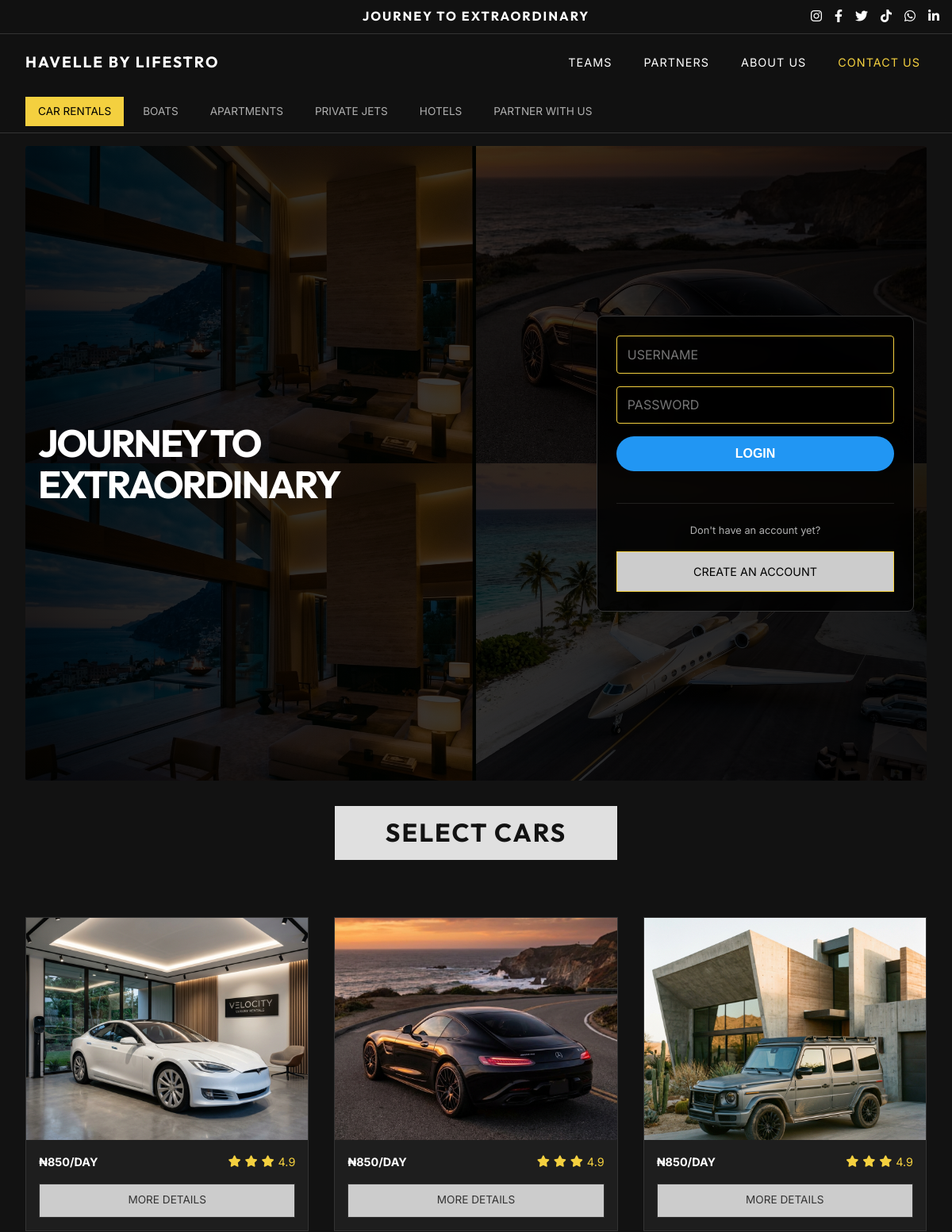
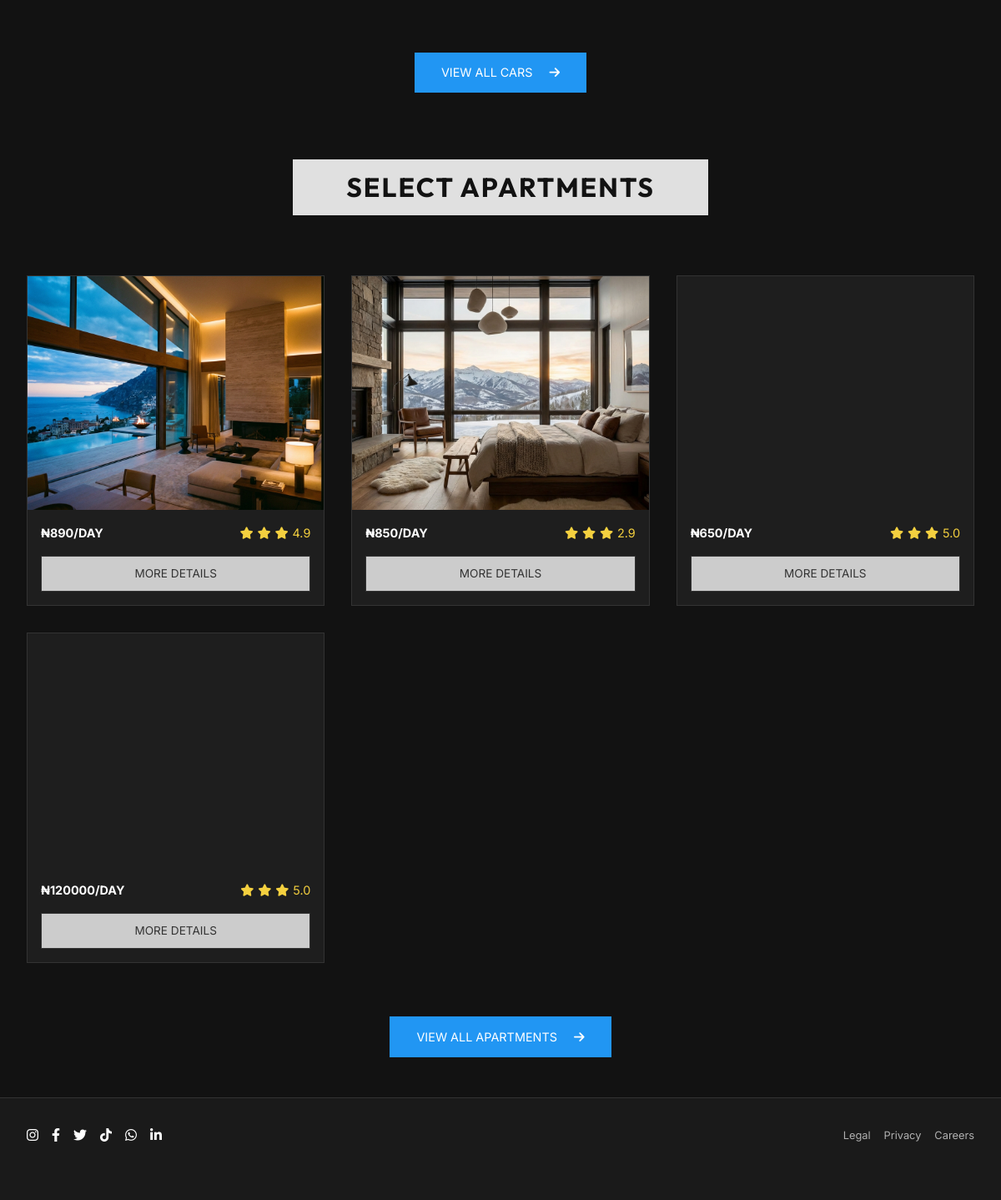
The page / on the database its author committed (2 pictures, top to bottom).
### landing/models.py (models this page shows, shortened)
class RentalItem(models.Model):
    category = models.ForeignKey(Category, on_delete=models.CASCADE, related_name='items')
    name = models.CharField(max_length=200)
    description = models.TextField()
    price_per_day = models.DecimalField(max_digits=10, decimal_places=2)
    rating = models.DecimalField(max_digits=3, decimal_places=1, default=5.0)
    image = models.ImageField(upload_to='rentals/')
    video_url = models.URLField(blank=True, null=True, help_text="Link to YouTube or Vimeo video")
    is_featured = models.BooleanField(default=False)

### landing/views.py (the view)
# urls.py: path('', views.index, name='index'),
def index(request):
    cars = RentalItem.objects.filter(category__slug='cars', is_featured=True)
    apartments = RentalItem.objects.filter(category__slug='apartments', is_featured=True)
    return render(request, 'landing/index.html', {
        'cars': cars,
        'apartments': apartments
    })

### landing/templates/landing/index.html (shortened to what this page needs)
{% load static %}
<!DOCTYPE html>
<html lang="en">
<head>
    <link rel="stylesheet" href="{% static 'landing/css/style.css' %}">
    <link rel="stylesheet" href="https://cdnjs.cloudflare.com/ajax/libs/font-awesome/6.0.0/css/all.min.css">
</head>
<body>
    <header>
        <div class="top-bar">
            <span class="logo">Journey to Extraordinary</span>
            <div class="social-icons">
                <a href="#"><i class="fab fa-instagram"></i></a>
                <a href="#"><i class="fab fa-facebook-f"></i></a>
                <a href="#"><i class="fab fa-twitter"></i></a>
                <a href="#"><i class="fab fa-tiktok"></i></a>
                <a href="#"><i class="fab fa-whatsapp"></i></a>
                <a href="#"><i class="fab fa-linkedin-in"></i></a>
            </div>
        </div>
        <div class="container">
            <nav class="main-nav">
                <div class="logo">HAVELLE BY LIFESTRO</div>
                <ul class="nav-links" id="navLinks">
                    <li><a href="{% url 'team_list' %}">Teams</a></li>
                    <li><a href="{% url 'partners_list' %}">PARTNERS</a></li>
                    <li><a href="{% url 'about_us' %}">About Us</a></li>
                    <li><a href="{% url 'contact_us' %}" style="color: var(--accent-gold);">Contact Us</a></li>
                </ul>
            </nav>
            <div class="sub-nav">
                <a href="{% url 'car_list' %}" style="background: var(--accent-gold); color: #000;">CAR RENTALS</a>
                <a href="{% url 'boat_list' %}">BOATS</a>
                <a href="{% url 'apartment_list' %}">APARTMENTS</a>
                <a href="{% url 'jet_list' %}">PRIVATE JETS</a>
                <a href="{% url 'hotel_list' %}">HOTELS</a>
                <a href="{% url 'partner_with_us' %}">PARTNER WITH US</a>
            </div>
        </div>
    </header>
    {% block content %}
    <main class="container">
        <section class="hero">
            <div class="hero-bg-collage">
                <div class="collage-item item-apartment"></div>
                <div class="collage-item item-car"></div>
                <div class="collage-item item-boat"></div>
                <div class="collage-item item-jet"></div>
            </div>
            <div class="hero-content">
                <div class="hero-text">
                    <h1>Journey to Extraordinary</h1>
                </div>
                <div class="auth-card">
                    {% if user.is_authenticated %}
                    <div style="text-align: center;">
                        <p style="margin-bottom: 1rem;">Logged in as <strong>{{ user.username }}</strong></p>
                        <a href="{% url 'logout' %}" class="btn-fill"
                            style="padding: 0.8rem 2rem; display: inline-block;">LOGOUT</a>
                    </div>
                    {% else %}
                    <form method="POST" action="{% url 'login_register' %}">
                        <input type="text" name="username" placeholder="USERNAME" required>
                        <input type="password" name="password" placeholder="PASSWORD" required>
                        <button type="submit" style="margin-bottom: 1rem;">LOGIN</button>
                        <div
                            style="text-align: center; margin-top: 1.5rem; border-top: 1px solid rgba(255,255,255,0.1); padding-top: 1.5rem;">
                            <p style="font-size: 0.8rem; color: var(--text-secondary); margin-bottom: 1rem;">Don't have
                                an account yet?</p>
                            <a href="{% url 'register' %}" class="btn-outline"
                                style="display: block; width: 100%; text-align: center; padding: 0.8rem; text-decoration: none; border-color: var(--accent-gold); color: black;">
                                CREATE AN ACCOUNT
                            </a>
                        </div>
                    </form>
                    {% endif %}
                </div>
            </div>
        </section>
        <section class="grid-section">
            <div class="section-header">
                <h2>Select Cars</h2>
            </div>
            <div class="items-grid">
                {% for car in cars %}
                <div class="item-card">
                    <div class="item-img"
                        style="background-image: url('{% static 'landing/images/' %}{{ car.name|slugify }}.png');">
                    </div>
                    <div class="item-info">
                        <span class="price">₦{{ car.price_per_day|floatformat:0 }}/DAY</span>
                        <span class="rating"><i class="fas fa-star"></i><i class="fas fa-star"></i><i
                                class="fas fa-star"></i> {{ car.rating }}</span>
                    </div>
                    <div class="item-booking">
                        <a href="{% url 'item_detail' car.id %}" class="btn-outline">MORE DETAILS</a>
                    </div>
                </div>
                {% empty %}
                <div class="item-card">
                    <div class="preview-placeholder">NO CARS AVAILABLE</div>
                </div>
                {% endfor %}
            </div>
            <div class="action-bar">
                {% if user.is_authenticated %}
                <a href="{% url 'car_list' %}" class="btn-fill">
                    VIEW ALL CARS <i class="fas fa-arrow-right" style="margin-left: 1rem;"></i>
                </a>
                {% else %}
                <a href="#" class="btn-fill" onclick="alert('Please log in to view all cars'); return false;">
                    VIEW ALL CARS <i class="fas fa-arrow-right" style="margin-left: 1rem;"></i>
                </a>
                {% endif %}
            </div>
        </section>
        <section class="grid-section">
            <div class="section-header">
                <h2>Select Apartments</h2>
            </div>
            <div class="items-grid">
                {% for apt in apartments %}
                <div class="item-card">
                    <div class="item-img"
                        style="background-image: url('{% static 'landing/images/' %}{{ apt.name|slugify }}.png');">
                    </div>
                    <div class="item-info">
                        <span class="price">₦{{ apt.price_per_day|floatformat:0 }}/DAY</span>
                        <span class="rating"><i class="fas fa-star"></i><i class="fas fa-star"></i><i
                                class="fas fa-star"></i> {{ apt.rating }}</span>
                    </div>
                    <div class="item-booking">
                        <a href="{% url 'item_detail' apt.id %}" class="btn-outline">MORE DETAILS</a>
                    </div>
                </div>
                {% empty %}
                <div class="item-card">
                    <div class="preview-placeholder">NO APARTMENTS AVAILABLE</div>
                </div>
                {% endfor %}
            </div>
            <div class="action-bar">
                <a href="{% if user.is_authenticated %}{% url 'apartment_list' %}{% else %}#{% endif %}"
                    class="btn-fill" {% if not user.is_authenticated %}
                    onclick="alert('Please log in to view all apartments'); return false;" {% endif %}>
                    VIEW ALL APARTMENTS <i class="fas fa-arrow-right" style="margin-left: 1rem;"></i>
                </a>
            </div>
        </section>
    </main>
    {% endblock content %}
    <footer>
        <div class="container">
            <div class="footer-top">
                <div class="social-links">
                    <a href="#"><i class="fab fa-instagram"></i></a>
                    <a href="#"><i class="fab fa-facebook-f"></i></a>
                    <a href="#"><i class="fab fa-twitter"></i></a>
                    <a href="#"><i class="fab fa-tiktok"></i></a>
                    <a href="#"><i class="fab fa-whatsapp"></i></a>
                    <a href="#"><i class="fab fa-linkedin-in"></i></a>
                </div>
                <div class="footer-nav">
                    <a href="#">Legal</a>
                    <a href="#">Privacy</a>
                    <a href="#">Careers</a>
                </div>
            </div>
        </div>
    </footer>
</body>
</html>

### rows shown on the page
RentalItem: shows a picture, price_per_day "850", rating "4.9"
RentalItem: shows a picture, price_per_day "850", rating "4.9"
RentalItem: shows a picture, price_per_day "850", rating "4.9"
RentalItem: shows a picture, price_per_day "890", rating "4.9"
RentalItem: shows a picture, price_per_day "850", rating "2.9"
RentalItem: price_per_day "650", rating "5.0"
RentalItem: price_per_day "120000", rating "5.0"
